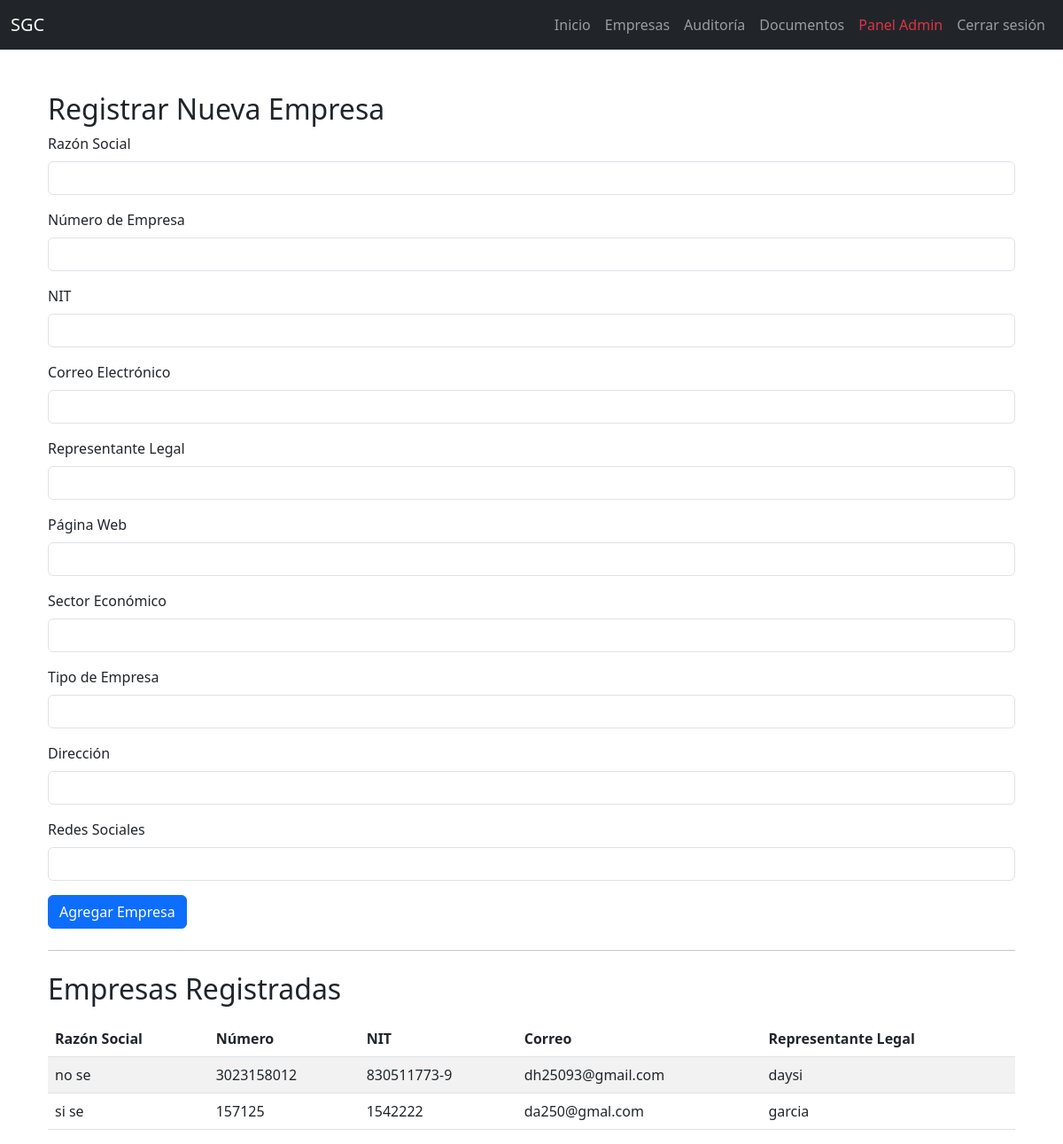
The app's page /company (signed in) with its own data.
### app.py (models this page shows)
class Company(db.Model):
    id = db.Column(db.Integer, primary_key=True)
    razon_social = db.Column(db.String(150))
    numero_empresa = db.Column(db.String(50))
    nit = db.Column(db.String(50))
    email = db.Column(db.String(120))
    representante_legal = db.Column(db.String(120))
    pagina_web = db.Column(db.String(120))
    sector_economico = db.Column(db.String(120))
    tipo_empresa = db.Column(db.String(120))
    direccion = db.Column(db.String(200))
    redes_sociales = db.Column(db.String(250))
    user_id = db.Column(db.Integer, db.ForeignKey('user.id'))

### app.py (the view, shortened to what this page needs)
@app.route('/company', methods=['GET', 'POST'])
@login_required
@role_required('admin', 'empresa')
def company():
    companies = Company.query.all()
    return render_template('company.html', companies=companies)

### app.py (called while the page is built)
def role_required(*roles):
    def wrapper(f):
        @wraps(f)
        def decorated(*args, **kwargs):
            if current_user.role not in roles:
                flash('No tienes permisos para acceder a esta sección', 'danger')
                return redirect(url_for('index'))
            return f(*args, **kwargs)
        return decorated
    return wrapper

@login_manager.user_loader
def load_user(user_id):
    return User.query.get(int(user_id))

### templates/company.html
{% extends 'base.html' %}
{% block content %}
<div class="container mt-5">
    <h2>Registrar Nueva Empresa</h2>
    <form method="POST" action="{{ url_for('company') }}">
        <div class="mb-3">
            <label for="razon_social" class="form-label">Razón Social</label>
            <input type="text" class="form-control" id="razon_social" name="razon_social" required>
        </div>
        <div class="mb-3">
            <label for="numero_empresa" class="form-label">Número de Empresa</label>
            <input type="text" class="form-control" id="numero_empresa" name="numero_empresa" required>
        </div>
        <div class="mb-3">
            <label for="nit" class="form-label">NIT</label>
            <input type="text" class="form-control" id="nit" name="nit" required>
        </div>
        <div class="mb-3">
            <label for="email" class="form-label">Correo Electrónico</label>
            <input type="email" class="form-control" id="email" name="email" required>
        </div>
        <div class="mb-3">
            <label for="representante_legal" class="form-label">Representante Legal</label>
            <input type="text" class="form-control" id="representante_legal" name="representante_legal">
        </div>
        <div class="mb-3">
            <label for="pagina_web" class="form-label">Página Web</label>
            <input type="text" class="form-control" id="pagina_web" name="pagina_web">
        </div>
        <div class="mb-3">
            <label for="sector_economico" class="form-label">Sector Económico</label>
            <input type="text" class="form-control" id="sector_economico" name="sector_economico">
        </div>
        <div class="mb-3">
            <label for="tipo_empresa" class="form-label">Tipo de Empresa</label>
            <input type="text" class="form-control" id="tipo_empresa" name="tipo_empresa">
        </div>
        <div class="mb-3">
            <label for="direccion" class="form-label">Dirección</label>
            <input type="text" class="form-control" id="direccion" name="direccion">
        </div>
        <div class="mb-3">
            <label for="redes_sociales" class="form-label">Redes Sociales</label>
            <input type="text" class="form-control" id="redes_sociales" name="redes_sociales">
        </div>
        <button type="submit" class="btn btn-primary">Agregar Empresa</button>
    </form>
    <hr class="my-4">
    <h2>Empresas Registradas</h2>
    <table class="table table-striped mt-3">
        <thead>
            <tr>
                <th>Razón Social</th>
                <th>Número</th>
                <th>NIT</th>
                <th>Correo</th>
                <th>Representante Legal</th>
            </tr>
        </thead>
        <tbody>
            {% for c in companies %}
            <tr>
                <td>{{ c.razon_social }}</td>
                <td>{{ c.numero_empresa }}</td>
                <td>{{ c.nit }}</td>
                <td>{{ c.email }}</td>
                <td>{{ c.representante_legal }}</td>
            </tr>
            {% endfor %}
        </tbody>
    </table>
</div>
{% endblock %}

### records on screen
Company: razon_social "no se", numero_empresa "3023158012", nit "830511773-9", email "dh25093@gmail.com", representante_legal "daysi"
Company: razon_social "si se", numero_empresa "157125", nit "1542222", email "da250@gmal.com", representante_legal "garcia"
